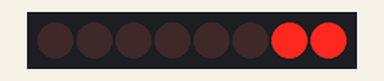
A sketch run on a simulated Arduino Uno, built with avr-gcc and run on an emulated ATmega328P. Parts: 8 shift-register outputs drawn as a row of LEDs (first output left, lit = HIGH). Wiring (inferred from the names in the program): shift register (74HC595): data pin 4; shift clock pin 6; latch pin 5. Wiring (inferred from the signals the program sends): row of LEDs: on Q0, Q1, Q2, Q3, Q4, Q5, Q6, Q7.

Above: at 0.5 s.
At 3.5 s:
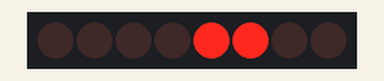
Timing chart, 0 to 4.6 s (numbered marks = the images above):
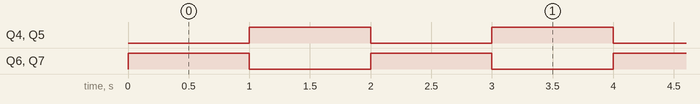

The sketch:

04_LsbMsb.ino
```cpp
#define bitMSB  MSBFIRST
#define bitLSB  LSBFIRST

int CLK = 6;
int LATCH = 5;
int DATA = 4;

void setup(){
  pinMode(CLK,OUTPUT);
  pinMode(LATCH,OUTPUT);
  pinMode(DATA,OUTPUT);
}

void shift(int state){
  digitalWrite(LATCH,LOW);
  shiftOut(DATA,CLK,bitMSB,state); //왼쪽
  /*shiftOut(DATA,CLK,bitLSB,state); //오른쪽 */
  digitalWrite(LATCH,HIGH);
}

void loop(){
  shift(0b11000000);
  delay(1000);
  shift(0b00110000);
  delay(1000);
}
```

Measured:
- by itself, Q4–7: alternates HIGH for 1.0 s and LOW for 1.0 s
